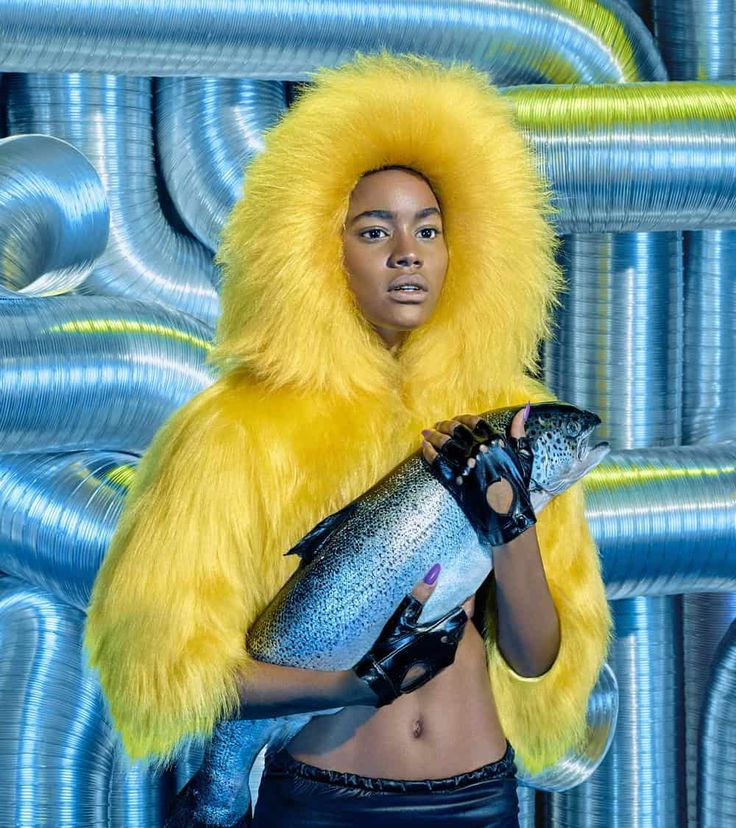
#> input picture image.jpg, 736 x 828 px
$ python Picture.py
#> lines starting #> are read from the running program, lines starting #| are printed output that depends on the picture
from PIL import Image
image=Image.open("image.jpg")
#> image is the input picture: PIL image 736x828 RGB; mean R, G, B 124.8, 150.2, 131.9
red, green, blue = image.split()
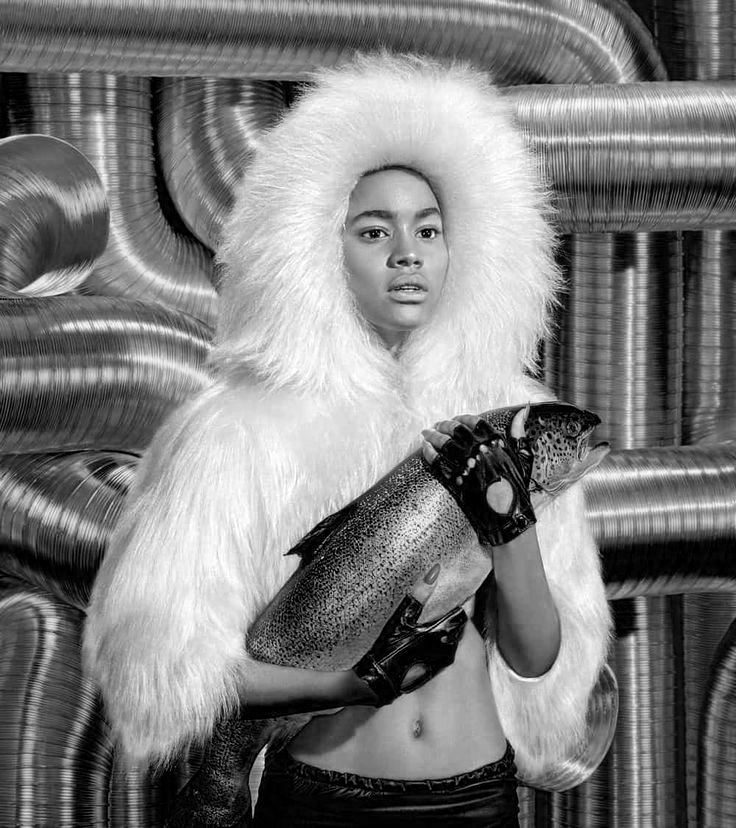
#> red: PIL image 736x828 L; min 0, max 255, mean 124.8
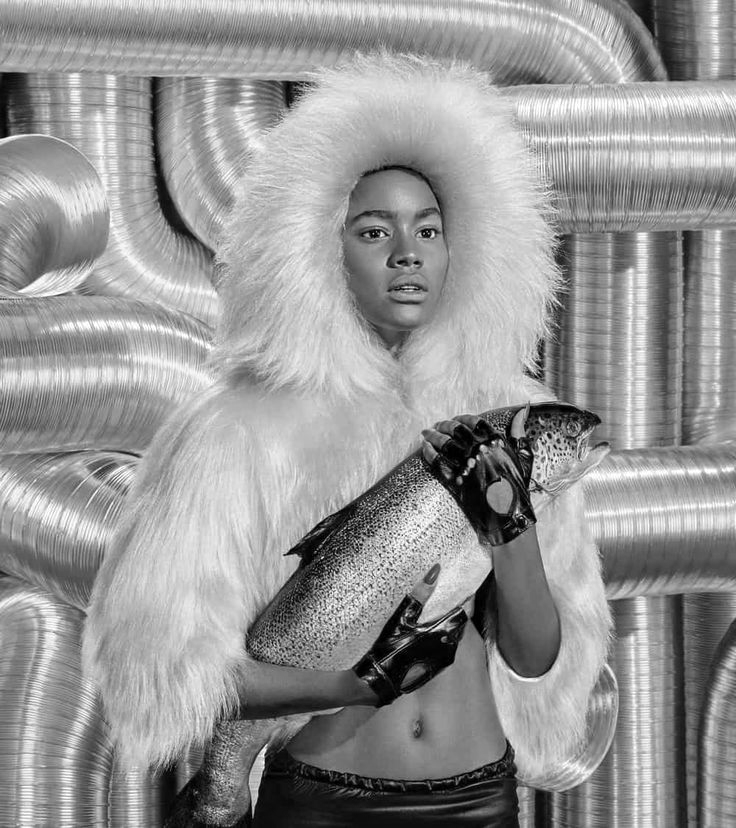
#> green: PIL image 736x828 L; min 0, max 255, mean 150.2
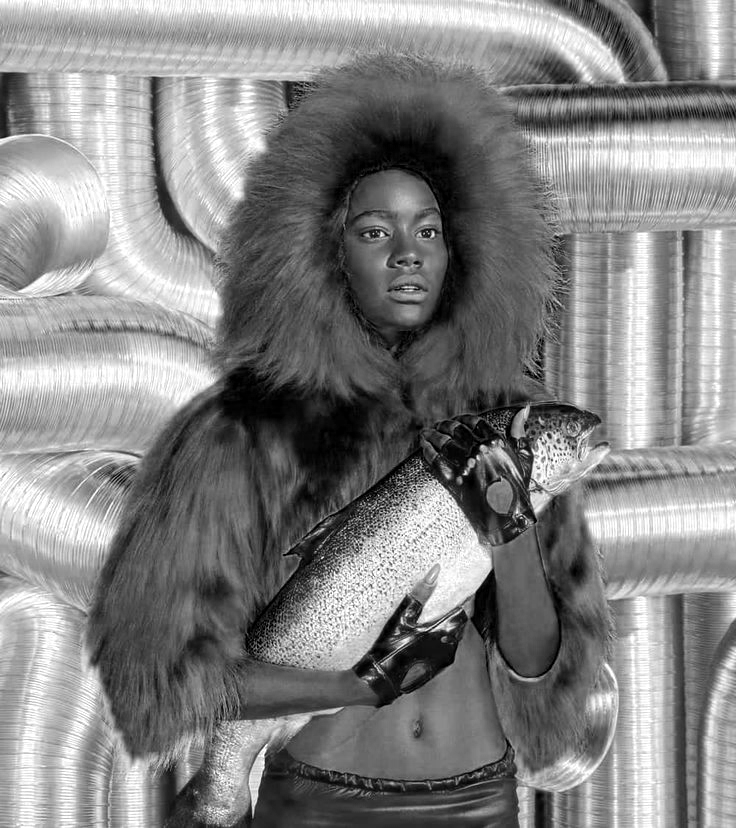
#> blue: PIL image 736x828 L; min 0, max 255, mean 131.9
width_diff=50
height_diff=0

red_left=red.crop((width_diff, height_diff, red.width, red.height))
red_center=red.crop((width_diff//2, height_diff//2, red.width-width_diff//2, red.height-height_diff//2))
red_shift=Image.blend(red_left, red_center, 0.2)
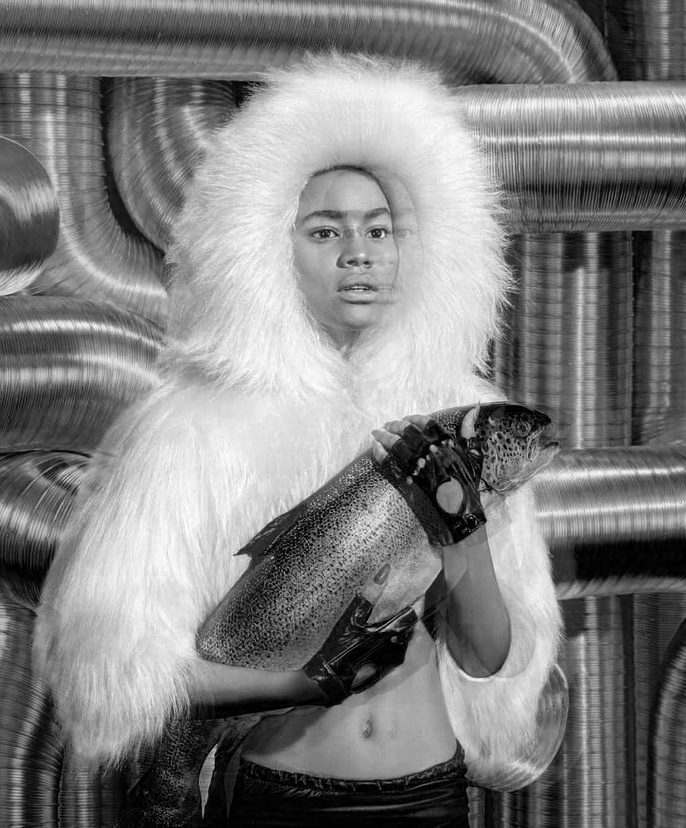
#> red_shift: PIL image 686x828 L; min 0, max 255, mean 127.3

blue_right=blue.crop((0, 0, blue.width-width_diff, blue.height-height_diff))
blue_center=blue.crop((width_diff//2, height_diff//2, blue.width-width_diff//2, blue.height-height_diff//2))
blue_shift=Image.blend(blue_right, blue_center, 0.2)
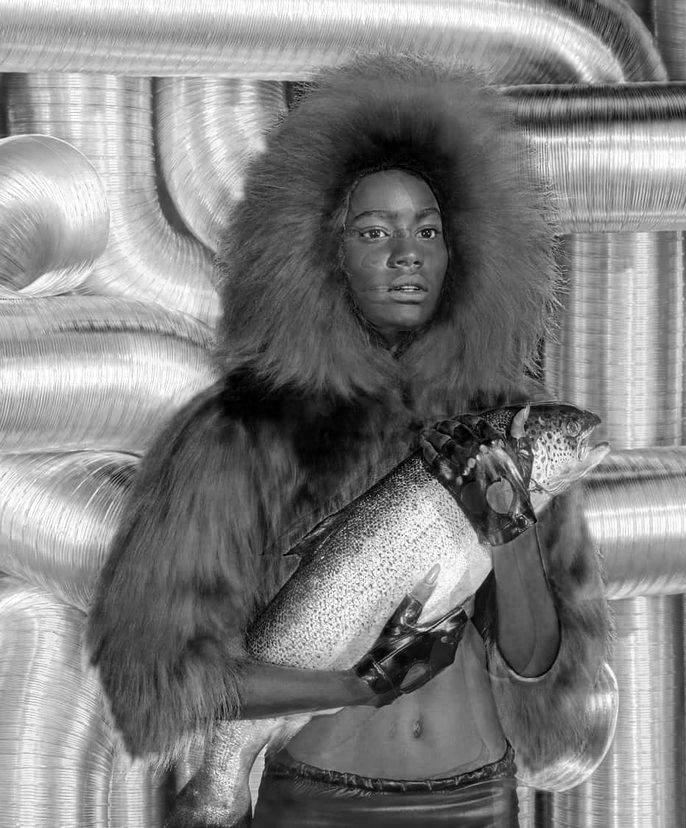
#> blue_shift: PIL image 686x828 L; min 0, max 255, mean 129

green_crop=green.crop((width_diff//2, height_diff//2, green.width-width_diff//2, green.height-height_diff//2))
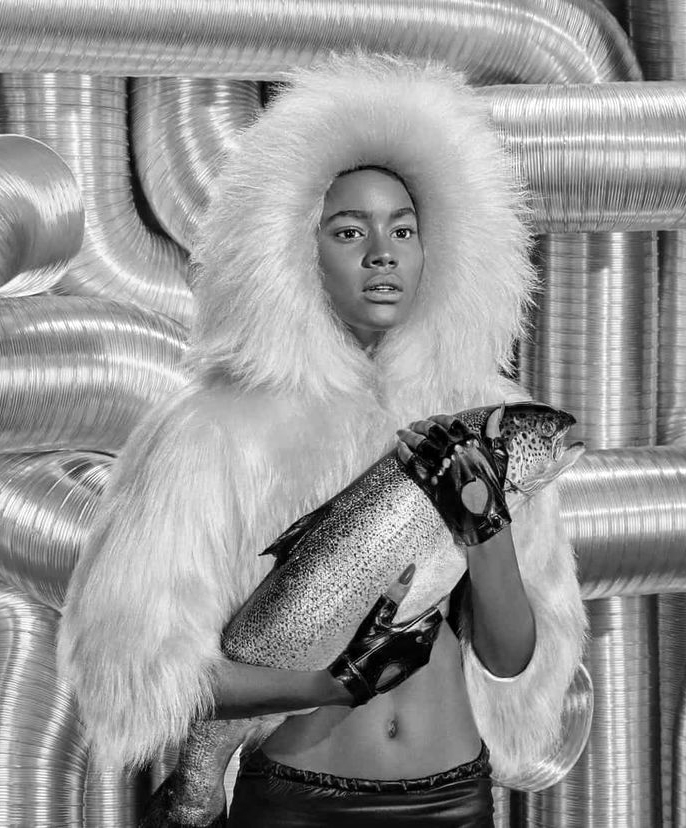
#> green_crop: PIL image 686x828 L; min 0, max 255, mean 150.6
image_merged=Image.merge("RGB", (red_shift, green_crop, blue_shift))
image_merged.save("new_image.jpg")
image_merged.thumbnail((80,80))
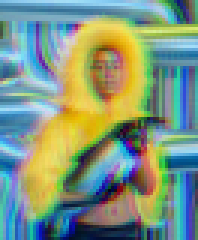
#> image_merged: PIL image 66x80 RGB (shown 3 times larger); mean R, G, B 127.3, 150.6, 129
image_merged.save("small_image.jpg")
